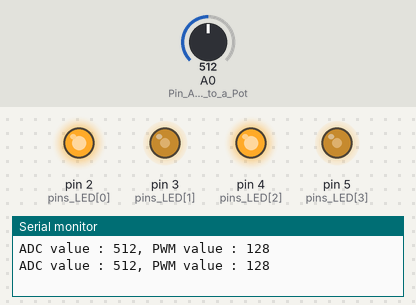
This sketch was run on a simulated Arduino Uno, built with avr-gcc and run on an emulated ATmega328P. Shown: output pins drawn as LEDs (lit = HIGH), the last lines printed to the serial monitor. The test bench sets the inputs (shaded band); at power-on: A0 (Pin_A0_connected_to_a_Pot) = 512.

Above: at 1.8 s.
1.9 s: A0 (Pin_A0_connected_to_a_Pot) set to 716
At 2.5 s:
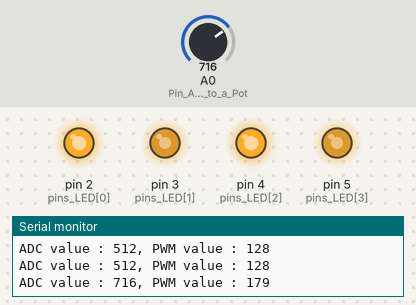
3.5 s: A0 (Pin_A0_connected_to_a_Pot) set to 900
At 5.2 s:
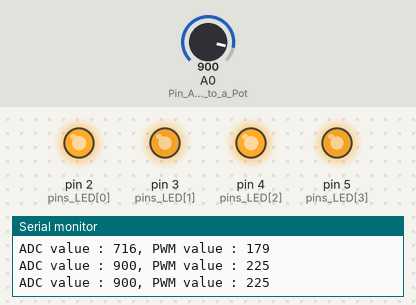
5.5 s: A0 (Pin_A0_connected_to_a_Pot) set to 511
At 6.9 s:
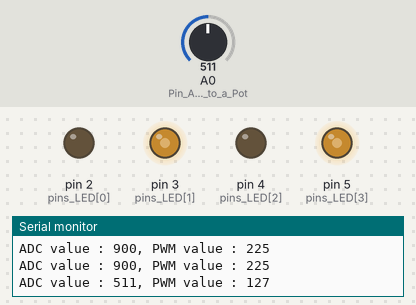
7.5 s: A0 (Pin_A0_connected_to_a_Pot) set to 122
At 8.4 s:
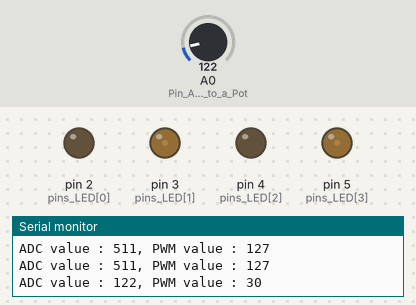
9.5 s: A0 (Pin_A0_connected_to_a_Pot) set to 0
At 11.2 s:
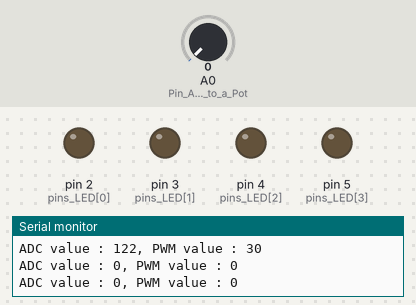
Timing chart, 0 to 12.5 s (numbered marks = the images above; inputs shaded):
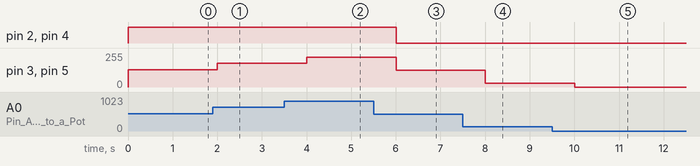

Measured:
- after the input at 1.9 s, pin 3 (pins_LED[1]), pin 5 (pins_LED[3]): 128/255 → 179/255 after 0.10 s
- after the input at 3.5 s, pin 3 (pins_LED[1]), pin 5 (pins_LED[3]): 179/255 → 225/255 after 0.50 s
- after the input at 5.5 s, pin 2 (pins_LED[0]), pin 4 (pins_LED[2]): HIGH → LOW after 0.51 s; pin 3 (pins_LED[1]), pin 5 (pins_LED[3]): 225/255 → 127/255 after 0.51 s
- after the input at 7.5 s, pin 3 (pins_LED[1]), pin 5 (pins_LED[3]): 127/255 → 30/255 after 0.51 s
- after the input at 9.5 s, pin 3 (pins_LED[1]), pin 5 (pins_LED[3]): 30/255 → 0/255 after 0.51 s

The sketch:

sketch7_4.ino
```cpp
/*
  LAB 5-2-2
*/

int pins_LED[] = {2, 3, 4, 5}; // Pins connected to LEDs
void setup() {
  Serial.begin(9600);
  for (int i = 0; i < 4; i++) {
    pinMode(pins_LED[i], OUTPUT);
  }
  pinMode(A0, INPUT); // Pin A0 connected to a Potentiometer
}
void loop() {
  int ADC_value = analogRead(A0); // ADC value
  int PWM_value = ADC_value >> 2; // PWM value
  Serial.print(String("ADC value : ") + ADC_value);
  Serial.println(String(", PWM value : ") + PWM_value);
  for (int i = 0; i < 4; i++) { // Adjusting the brightness of LEDs
    analogWrite(pins_LED[i], PWM_value);
  }
  delay(1000);
}
```
